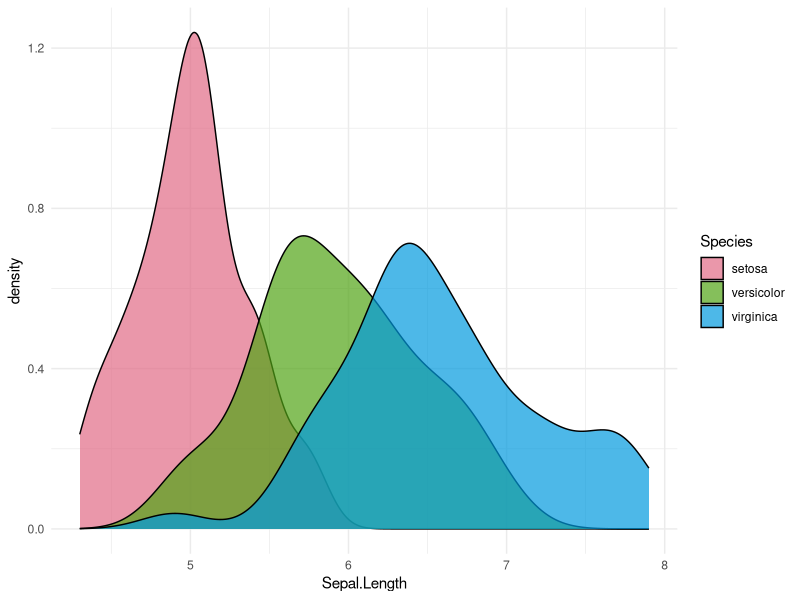
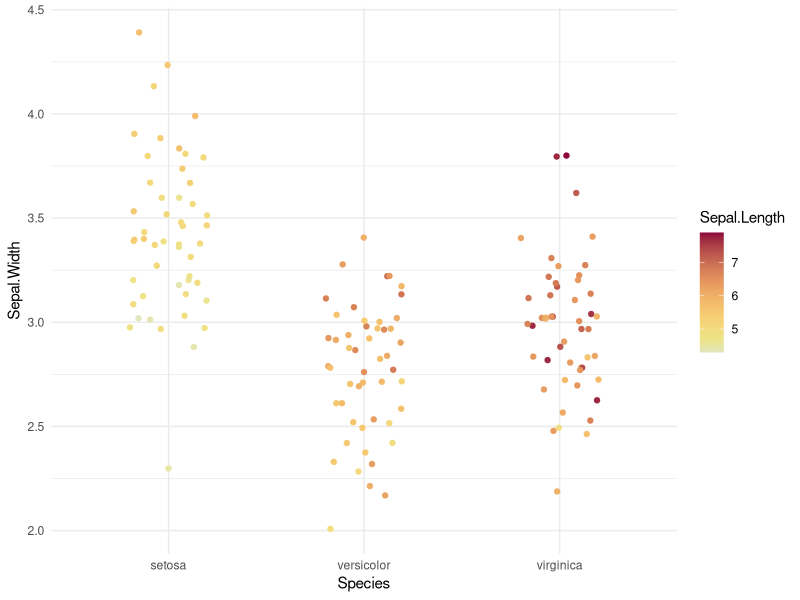
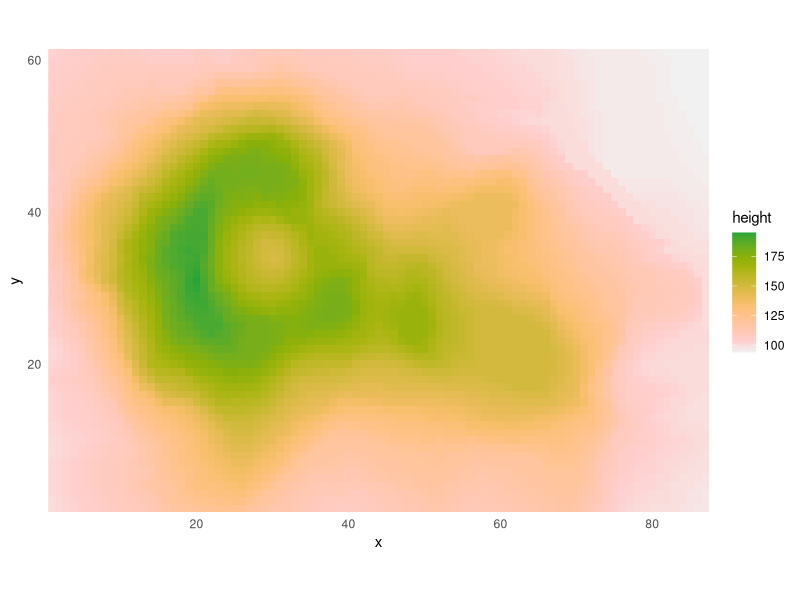
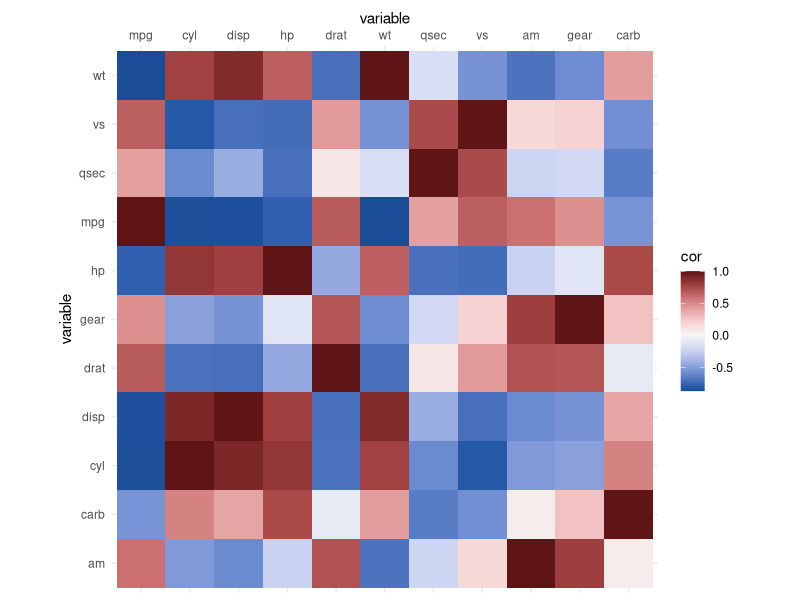
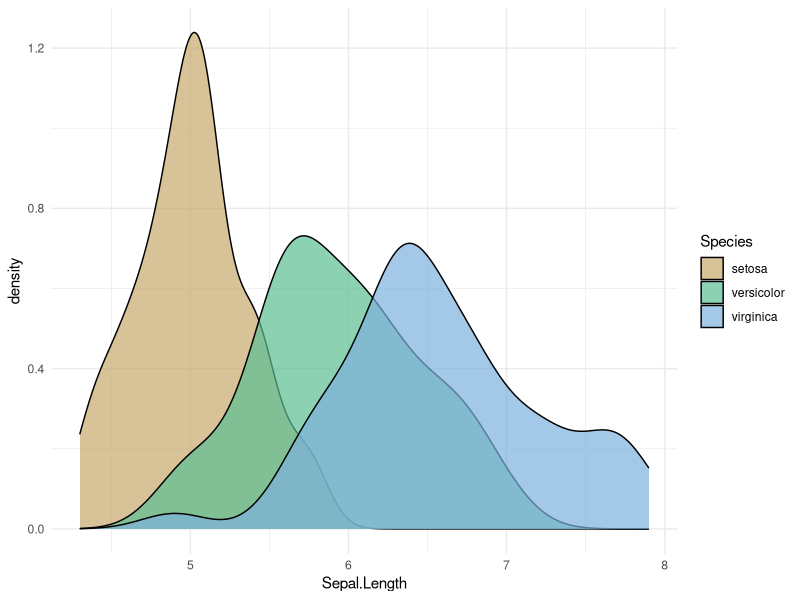
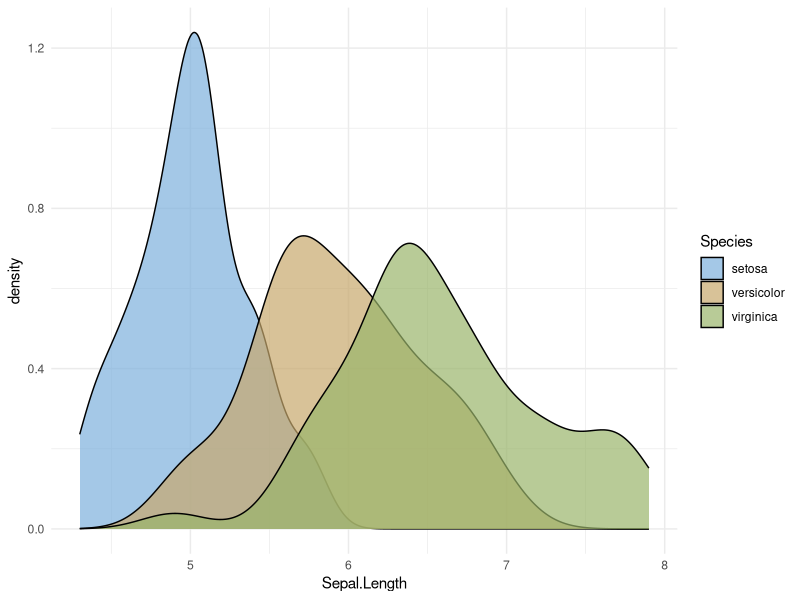
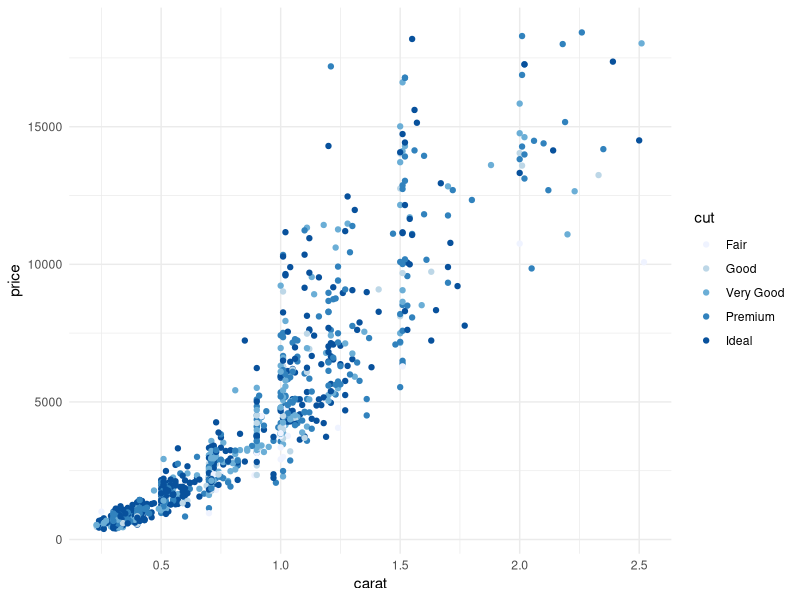
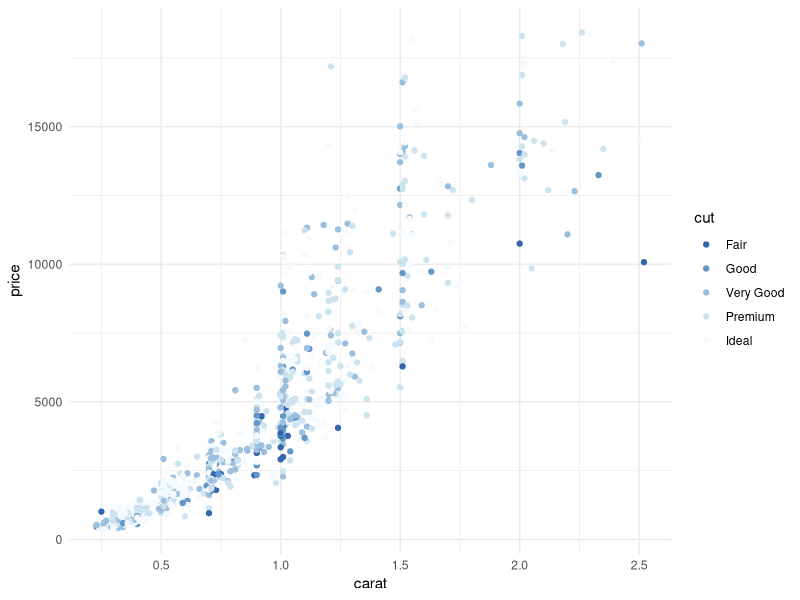

The R source for these figures, in order:
## ---- chunk 1
library("ggplot2")
library("colorspace")
theme_set(theme_minimal())
## ---- chunk 2
ggplot(iris, aes(x = Sepal.Length, fill = Species)) + geom_density(alpha = 0.7) +
  scale_fill_discrete_qualitative()
## ---- chunk 3
ggplot(iris, aes(x = Species, y = Sepal.Width, color = Sepal.Length)) + geom_jitter(width = 0.2) +
  scale_color_continuous_sequential(palette = "Heat")
## ---- chunk 4
nx = 87
ny = 61
df <- data.frame(height = c(volcano), x = rep(1:nx, ny), y = rep(1:ny, each = nx))
ggplot(df, aes(x, y, fill=height)) + 
  geom_raster() + 
  coord_fixed(expand = FALSE) +
  scale_fill_continuous_sequential(palette = "Terrain")
## ---- chunk 5
cm <- cor(mtcars)
df_wide <- as.data.frame(cm)
df_long <- stack(df_wide)
names(df_long) <- c("cor", "var1")
df_long <- cbind(df_long, var2 = rep(rownames(cm), length(rownames(cm))))
ggplot(df_long, aes(var1, var2, fill=cor)) + 
  geom_tile() + 
  coord_fixed() +
  ylab("variable") +
  scale_x_discrete(position = "top", name = "variable") +
  scale_fill_continuous_diverging("Blue-Red 3")
## ---- chunk 6
ggplot(iris, aes(x = Sepal.Length, fill = Species)) + geom_density(alpha = 0.7) +
  scale_fill_discrete_qualitative(palette = "Harmonic")
## ---- chunk 7
ggplot(iris, aes(x = Sepal.Length, fill = Species)) + geom_density(alpha = 0.7) +
  scale_fill_discrete_qualitative(palette = "Harmonic", nmax = 5, order = c(5, 1, 2))
## ---- chunk 8
dsamp <- diamonds[sample(nrow(diamonds), 1000), ]
gg <- ggplot(dsamp, aes(carat, price, color = cut)) + geom_point()
gg + scale_color_brewer(palette = "Blues")
## ---- chunk 9
gg + scale_color_discrete_sequential(palette = "Blues", nmax = 6, order = 5:1)
## ---- chunk 10
ggplot(iris, aes(x = Species, y = Sepal.Width, color = Sepal.Length)) + geom_jitter(width = 0.2) +
  scale_color_continuous_sequential(palette = "Terrain")
## ---- chunk 11
ggplot(iris, aes(x = Species, y = Sepal.Width, color = Sepal.Length)) + geom_jitter(width = 0.2) +
  scale_color_continuous_sequential(palette = "Terrain", h2 = 80)
## ---- chunk 12
cm <- cor(mtcars)
df_wide <- as.data.frame(cm)
df_long <- stack(df_wide)
names(df_long) <- c("cor", "var1")
df_long <- cbind(df_long, var2 = rep(rownames(cm), length(rownames(cm))))
gg <- ggplot(df_long, aes(var1, var2, fill=cor)) + 
  geom_tile() + 
  coord_fixed() +
  ylab("variable") +
  scale_x_discrete(position = "top", name = "variable")

gg + scale_fill_continuous_diverging(palette = "Purple-Green")
## ---- chunk 13
gg + scale_fill_continuous_diverging(palette = "Purple-Green", p1 = 3)
## ---- chunk 14
ggplot(iris, aes(x = Species, y = Sepal.Width, color = Sepal.Length)) + geom_jitter(width = 0.2) +
  scale_color_continuous_sequential(palette = "Viridis")
## ---- chunk 15
ggplot(iris, aes(x = Species, y = Sepal.Width, color = Sepal.Length)) + geom_jitter(width = 0.2) +
  scale_color_continuous_sequential(palette = "Viridis", begin = 0.15, end = 0.9) 
## ---- chunk 16
ggplot(iris, aes(x = Species, y = Sepal.Width, color = Sepal.Length)) + geom_jitter(width = 0.2) +
  scale_color_continuous_sequential(palette = "Viridis", rev = TRUE)
## ---- chunk 17
hcl_palettes("qualitative", plot = TRUE)
## ---- chunk 18
hcl_palettes("sequential (single-hue)", plot = TRUE)
## ---- chunk 19
hcl_palettes("sequential (multi-hue)", plot = TRUE)
## ---- chunk 20
hcl_palettes("diverging", plot = TRUE)
